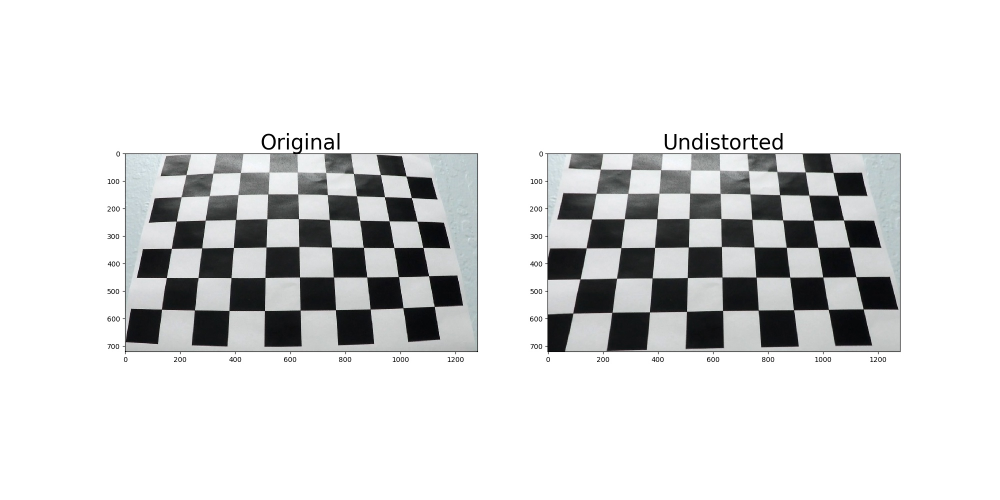
#> input picture src/writeup_imgs/undist.jpg, 2000 x 1000 px (shown at 1/2 size)
$ python -i image_gen.py   (imports and definitions only)   (older library calls are emulated)
#> lines starting #> are read from the running program, lines starting #| are printed output that depends on the picture; after the words box and inside, x2 and y2 are one past the last pixel; in counts of white or black regions, pixels touching at a corner belong together
import cv2
import numpy as np
import image_gen as ig
from image_handler import ImageHandler

# [101 lines left out: functions pipeline, binary_image, color_binary, sobel_binary, sobel_abs_grad, sobel_mag_binary and 2 more, not called in this run]

>>> import cv2
>>> picture = cv2.cvtColor(cv2.imread('writeup_imgs/undist.jpg'), cv2.COLOR_BGR2RGB)
>>> result = binary_image(picture)
#> in color_binary, `r_bin = binary_thresh(r, r_thresh)`:
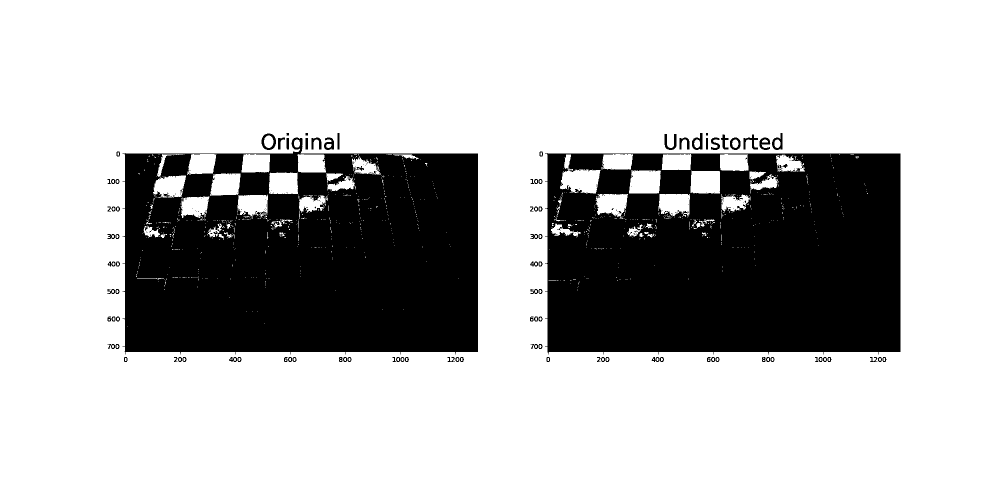
#> r_bin: shape (1000, 2000) (shown at 1/2 size); values 0 (black) and 1 (white), 73.9% white; 290 black regions (189 under 20 px), largest, box (x1, y1, x2, y2) and area: (245, 275, 956, 709) 257078, (1090, 306, 1801, 709) 255592, (523, 267, 552, 300) 396
#> in color_binary, `hsv = cv2.cvtColor(img, cv2.COLOR_RGB2HSV)`: hsv: shape (1000, 2000, 3); mean H, S, V 26, 4.6, 221.3
#> in color_binary, `v_bin = binary_thresh(v, v_thresh)`:
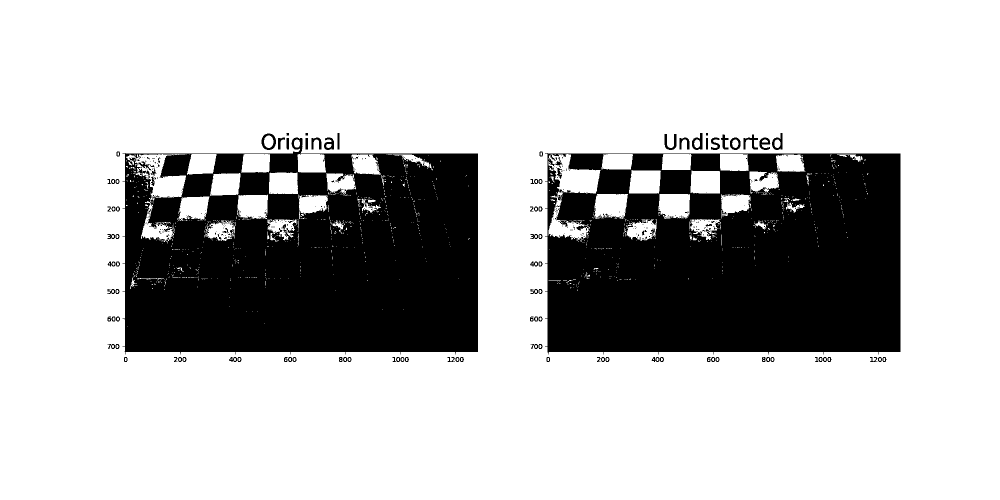
#> v_bin: shape (1000, 2000) (shown at 1/2 size); values 0 (black) and 1 (white), 74.9% white; 420 black regions (313 under 20 px), largest, box (x1, y1, x2, y2) and area: (245, 275, 956, 709) 246549, (1090, 306, 1801, 709) 245827, (523, 267, 552, 300) 396
#> in color_binary, `lab = cv2.cvtColor(img, cv2.COLOR_RGB2LAB)`: lab: shape (1000, 2000, 3); mean of channels 0, 1, 2 221.5, 127.8, 127.8
#> in color_binary, `b_bin = binary_thresh(b, b_thresh)`: b_bin: shape (1000, 2000); every value is 0
#> (the run stopped early here; a loop or call above may not have finished)
